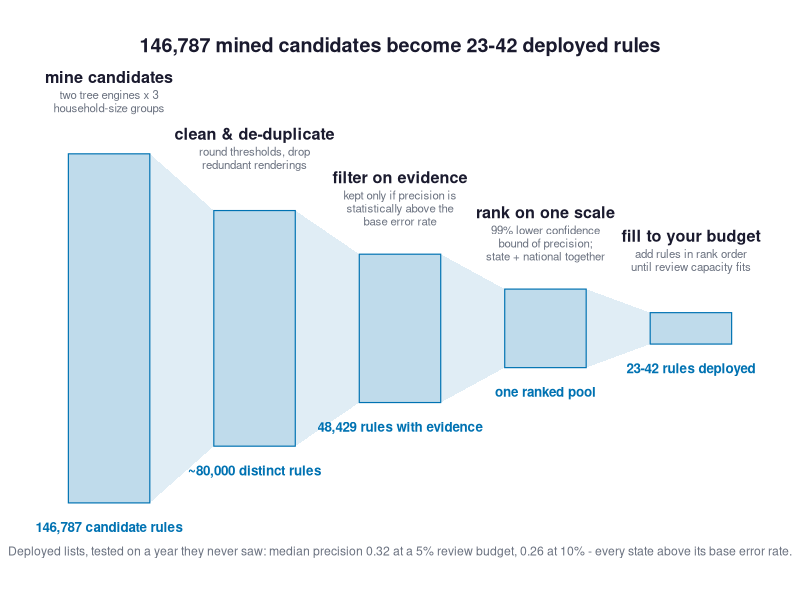
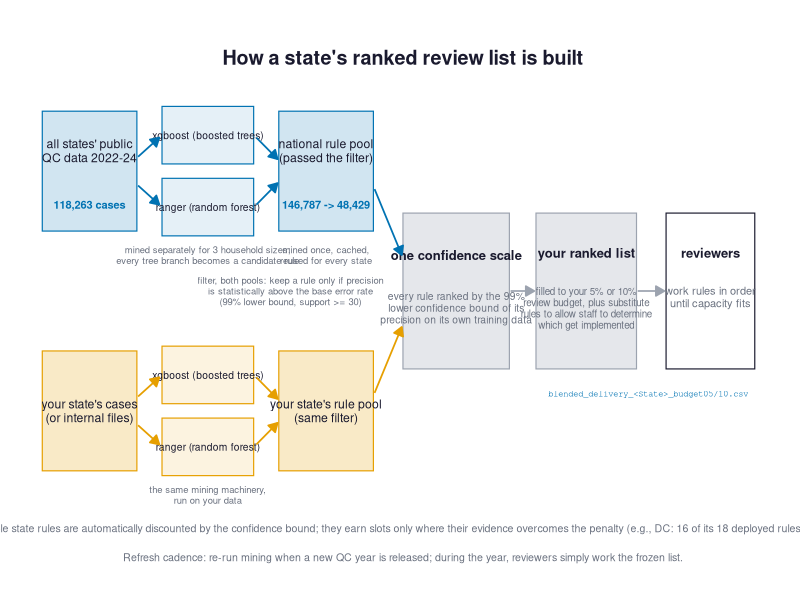
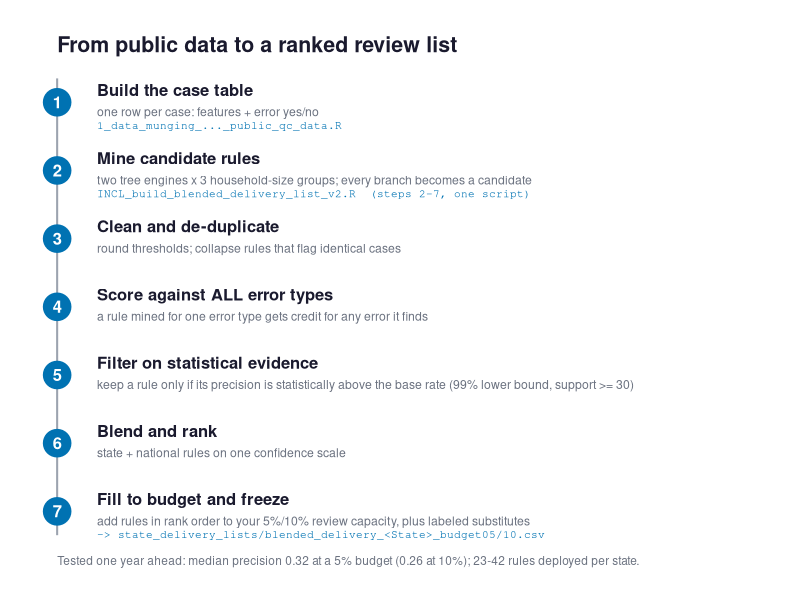

Reproduce these figures in R, in order.
# Three candidate figures explaining the delivery-list pipeline, for the deck.
# Audience: state program analysts. All counts/precision figures are from the
# published any-error recipe (national 2022-24 pool; blended benchmark,
# findings 14-16).
#   A  funnel: mine everything, trust little (stage counts)
#   B  two streams: national + state pools merge on one confidence scale
#   C  recipe card: numbered steps, what you run and what you get
# Output: presentation_figures/pipeline_option_{A,B,C}.png

suppressMessages(library(ggplot2))
dir.create("presentation_figures", showWarnings = FALSE)

INK    <- "#1a1a2e"   # primary text
MUTED  <- "#6b7280"   # secondary text
BOX    <- "#e5e7eb"   # neutral structure fill
EDGE   <- "#9ca3af"
BLUE   <- "#0072B2"   # national / pipeline accent (Okabe-Ito)
ORANGE <- "#E69F00"   # the state's own data accent (Okabe-Ito)

arrowspec <- arrow(length = unit(7, "pt"), type = "closed")

## ── Option A: the funnel ──────────────────────────────────────────────────────
stages <- data.frame(
  x = 1:5,
  half = c(2.0, 1.35, 0.85, 0.45, 0.18),
  title = c("mine candidates", "clean & de-duplicate", "filter on evidence",
            "rank on one scale", "fill to your budget"),
  sub = c("two tree engines x 3\nhousehold-size groups",
          "round thresholds, drop\nredundant renderings",
          "kept only if precision is\nstatistically above the\nbase error rate",
          "99% lower confidence\nbound of precision;\nstate + national together",
          "add rules in rank order\nuntil review capacity fits"),
  n = c("146,787 candidate rules", "~80,000 distinct rules",
        "48,429 rules with evidence", "one ranked pool",
        "23-42 rules deployed")
)
polys <- do.call(rbind, lapply(1:4, function(i) data.frame(
  id = i,
  x = c(stages$x[i] + 0.28, stages$x[i + 1] - 0.28,
        stages$x[i + 1] - 0.28, stages$x[i] + 0.28),
  y = c(stages$half[i], stages$half[i + 1],
        -stages$half[i + 1], -stages$half[i])
)))
pA <- ggplot() +
  geom_polygon(data = polys, aes(x, y, group = id), fill = BLUE, alpha = 0.12) +
  geom_rect(data = stages,
            aes(xmin = x - 0.28, xmax = x + 0.28, ymin = -half, ymax = half),
            fill = BLUE, alpha = 0.25, colour = BLUE, linewidth = 0.4) +
  geom_text(data = stages, aes(x, half + 0.95, label = title),
            fontface = "bold", size = 4.1, colour = INK, vjust = 1) +
  geom_text(data = stages, aes(x, half + 0.73, label = sub),
            size = 2.9, colour = MUTED, vjust = 1, lineheight = 0.95) +
  geom_text(data = stages, aes(x, -half - 0.22, label = n),
            size = 3.4, colour = BLUE, fontface = "bold", vjust = 1) +
  annotate("text", x = 3, y = 3.25,
           label = "146,787 mined candidates become 23-42 deployed rules",
           size = 5, fontface = "bold", colour = INK) +
  annotate("text", x = 3, y = -2.55,
           label = "Deployed lists, tested on a year they never saw: median precision 0.32 at a 5% review budget, 0.26 at 10% - every state above its base error rate.",
           size = 3.1, colour = MUTED) +
  coord_cartesian(xlim = c(0.5, 5.5), ylim = c(-2.8, 3.45)) +
  theme_void()
ggsave("presentation_figures/pipeline_option_A.png", pA,
       width = 11, height = 5.4, dpi = 300, bg = "white")

## ── Option B: two streams merge ───────────────────────────────────────────────
box <- function(x, y, w, h, fill, colour = NA) {
  annotate("rect", xmin = x - w/2, xmax = x + w/2, ymin = y - h/2, ymax = y + h/2,
           fill = fill, colour = colour, linewidth = 0.4)
}
lbl <- function(x, y, text, size = 3.4, col = INK, face = "plain", lh = 0.95)
  annotate("text", x = x, y = y, label = text, size = size, colour = col,
           fontface = face, lineheight = lh)
seg <- function(x1, y1, x2, y2, col = EDGE)
  annotate("segment", x = x1, y = y1, xend = x2, yend = y2,
           colour = col, linewidth = 0.6, arrow = arrowspec)

chip <- function(x, y, w, h, fill, colour, text, tsize = 2.6) {
  list(box(x, y, w, h, fill = fill, colour = colour),
       lbl(x, y, text, tsize, INK, lh = 0.9))
}
pB <- ggplot() +
  # ── national lane ──
  box(1.0, 3.0, 1.6, 1.0, fill = scales::alpha(BLUE, 0.18), colour = BLUE) +
  lbl(1.0, 3.17, "all states' public
QC data 2022-24", 3.1, INK) +
  lbl(1.0, 2.72, "118,263 cases", 2.8, BLUE, "bold") +
  chip(3.0, 3.30, 1.55, 0.48, scales::alpha(BLUE, 0.10), BLUE,
       "xgboost (boosted trees)") +
  chip(3.0, 2.70, 1.55, 0.48, scales::alpha(BLUE, 0.10), BLUE,
       "ranger (random forest)") +
  lbl(3.0, 2.30, "mined separately for 3 household sizes;
every tree branch becomes a candidate rule", 2.4, MUTED) +
  seg(1.82, 3.12, 2.18, 3.28, BLUE) + seg(1.82, 2.88, 2.18, 2.72, BLUE) +
  seg(3.82, 3.28, 4.18, 3.10, BLUE) + seg(3.82, 2.72, 4.18, 2.90, BLUE) +
  box(5.0, 3.0, 1.6, 1.0, fill = scales::alpha(BLUE, 0.18), colour = BLUE) +
  lbl(5.0, 3.17, "national rule pool
(passed the filter)", 3.1, INK) +
  lbl(5.0, 2.72, "146,787 -> 48,429", 2.8, BLUE, "bold") +
  lbl(5.0, 2.30, "mined once, cached,
reused for every state", 2.4, MUTED) +
  # ── state lane ──
  box(1.0, 1.0, 1.6, 1.0, fill = scales::alpha(ORANGE, 0.22), colour = ORANGE) +
  lbl(1.0, 1.0, "your state's cases
(or internal files)", 3.1, INK) +
  chip(3.0, 1.30, 1.55, 0.48, scales::alpha(ORANGE, 0.12), ORANGE,
       "xgboost (boosted trees)") +
  chip(3.0, 0.70, 1.55, 0.48, scales::alpha(ORANGE, 0.12), ORANGE,
       "ranger (random forest)") +
  lbl(3.0, 0.30, "the same mining machinery,
run on your data", 2.4, MUTED) +
  seg(1.82, 1.12, 2.18, 1.28, ORANGE) + seg(1.82, 0.88, 2.18, 0.72, ORANGE) +
  seg(3.82, 1.28, 4.18, 1.10, ORANGE) + seg(3.82, 0.72, 4.18, 0.90, ORANGE) +
  box(5.0, 1.0, 1.6, 1.0, fill = scales::alpha(ORANGE, 0.22), colour = ORANGE) +
  lbl(5.0, 1.0, "your state's rule pool
(same filter)", 3.1, INK) +
  # ── shared evidence bar note between lanes ──
  lbl(4.4, 2.00, "filter, both pools: keep a rule only if precision
is statistically above the base error rate
(99% lower bound, support >= 30)", 2.4, MUTED) +
  # ── merge on one scale ──
  box(7.2, 2.0, 1.8, 1.3, fill = BOX, colour = EDGE) +
  lbl(7.2, 2.30, "one confidence scale", 3.3, INK, "bold") +
  lbl(7.2, 1.86, "every rule ranked by the 99%
lower confidence bound of its
precision on its own training data", 2.6, MUTED) +
  seg(5.82, 2.85, 6.28, 2.30, BLUE) +
  seg(5.82, 1.15, 6.28, 1.70, ORANGE) +
  # ── frozen list ──
  box(9.4, 2.0, 1.7, 1.3, fill = BOX, colour = EDGE) +
  lbl(9.4, 2.32, "your ranked list", 3.3, INK, "bold") +
  lbl(9.4, 1.86, "filled to your 5% or 10%
review budget, plus substitute
rules to allow staff to determine
which get implemented", 2.5, MUTED) +
  seg(8.12, 2.0, 8.52, 2.0) +
  # ── deployment ──
  box(11.5, 2.0, 1.5, 1.3, fill = "white", colour = INK) +
  lbl(11.5, 2.32, "reviewers", 3.3, INK, "bold") +
  lbl(11.5, 1.95, "work rules in order
until capacity fits", 2.8, MUTED) +
  seg(10.27, 2.0, 10.72, 2.0) +
  annotate("text", x = 10.45, y = 1.14, hjust = 0.5, label = "blended_delivery_<State>_budget05/10.csv",
           size = 2.2, colour = BLUE, family = "mono") +
  lbl(6.3, 3.95, "How a state's ranked review list is built", 5, INK, "bold") +
  lbl(6.3, 0.02, "Small-sample state rules are automatically discounted by the confidence bound; they earn slots only where their evidence overcomes the penalty (e.g., DC: 16 of its 18 deployed rules are its own).", 2.7, MUTED) +
  lbl(6.3, -0.22, "Refresh cadence: re-run mining when a new QC year is released; during the year, reviewers simply work the frozen list.", 2.7, MUTED) +
  coord_cartesian(xlim = c(0.1, 12.4), ylim = c(-0.35, 4.2)) +
  theme_void()
ggsave("presentation_figures/pipeline_option_B.png", pB,
       width = 13.2, height = 4.9, dpi = 300, bg = "white")

## ── Option C: the recipe card ─────────────────────────────────────────────────
steps <- data.frame(
  y = 7:1,
  n = 1:7,
  title = c("Build the case table",
            "Mine candidate rules",
            "Clean and de-duplicate",
            "Score against ALL error types",
            "Filter on statistical evidence",
            "Blend and rank",
            "Fill to budget and freeze"),
  what = c("one row per case: features + error yes/no",
           "two tree engines x 3 household-size groups; every branch becomes a candidate",
           "round thresholds; collapse rules that flag identical cases",
           "a rule mined for one error type gets credit for any error it finds",
           "keep a rule only if its precision is statistically above the base rate (99% lower bound, support >= 30)",
           "state + national rules on one confidence scale",
           "add rules in rank order to your 5%/10% review capacity, plus labeled substitutes"),
  runs = c("1_data_munging_..._public_qc_data.R",
           "INCL_build_blended_delivery_list_v2.R  (steps 2-7, one script)",
           "", "", "", "",
           "-> state_delivery_lists/blended_delivery_<State>_budget05/10.csv")
)
pC <- ggplot(steps) +
  annotate("segment", x = 0.32, xend = 0.32, y = 0.65, yend = 7.35,
           colour = EDGE, linewidth = 0.7) +
  geom_point(aes(x = 0.32, y = y), size = 9, colour = BLUE) +
  geom_text(aes(x = 0.32, y = y, label = n), colour = "white",
            size = 4.2, fontface = "bold") +
  geom_text(aes(x = 0.55, y = y + 0.18, label = title), hjust = 0,
            size = 4.2, fontface = "bold", colour = INK) +
  geom_text(aes(x = 0.55, y = y - 0.14, label = what), hjust = 0,
            size = 3.1, colour = MUTED) +
  geom_text(aes(x = 0.55, y = y - 0.34, label = runs), hjust = 0,
            size = 2.8, colour = BLUE, family = "mono") +
  annotate("text", x = 0.32, y = 7.85, hjust = 0,
           label = "From public data to a ranked review list",
           size = 5.4, fontface = "bold", colour = INK) +
  annotate("text", x = 0.32, y = 0.28, hjust = 0,
           label = "Tested one year ahead: median precision 0.32 at a 5% budget (0.26 at 10%); 23-42 rules deployed per state.",
           size = 3.0, colour = MUTED) +
  coord_cartesian(xlim = c(0.2, 4.4), ylim = c(0.1, 8.1)) +
  theme_void()
ggsave("presentation_figures/pipeline_option_C.png", pC,
       width = 9, height = 7, dpi = 300, bg = "white")

cat("wrote pipeline_option_A/B/C.png\n")
